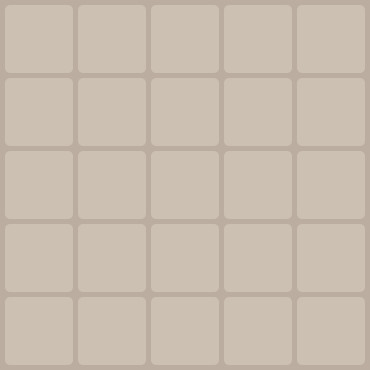
  <widget class="QGroupBox" name="gbxCheckerboard">
   <property name="enabled">
    <bool>false</bool>
   </property>
   <property name="geometry">
    <rect>
     <x>455</x>
     <y>310</y>
     <width>370</width>
     <height>370</height>
    </rect>
   </property>
   <property name="focusPolicy">
    <enum>Qt::NoFocus</enum>
   </property>
   <property name="styleSheet">
    <string notr="true">background-color: rgb(187,173,160);
border-radius: 5px;</string>
   </property>
   <property name="title">
    <string/>
   </property>
   <widget class="QPushButton" name="pBtn0">
    <property name="enabled">
     <bool>false</bool>
    </property>
    <property name="geometry">
     <rect>
      <x>5</x>
      <y>5</y>
      <width>68</width>
      <height>68</height>
     </rect>
    </property>
    <property name="font">
     <font>
      <family>NumberOnly</family>
      <pointsize>22</pointsize>
      <bold>true</bold>
     </font>
    </property>
    <property name="focusPolicy">
     <enum>Qt::NoFocus</enum>
    </property>
    <property name="styleSheet">
     <string notr="true">QPushButton
{
	color: rgb(115, 110, 100);
	background-color: rgb(204,192,178);
	border-radius: 5px;
}

QPushButton:hover
{
	background-color: rgb(219, 210, 200);
}

QPushButton:pressed
{
	background-color: rgb(187, 173, 160);
	padding-left: 3px;
	padding-top: 3px;
}</string>
    </property>
    <property name="text">
     <string/>
    </property>
    <property name="autoDefault">
     <bool>false</bool>
    </property>
    <property name="default">
     <bool>false</bool>
    </property>
    <property name="flat">
     <bool>true</bool>
    </property>
   </widget>
   <widget class="QPushButton" name="pBtn1">
    <property name="enabled">
     <bool>false</bool>
    </property>
    <property name="geometry">
     <rect>
      <x>78</x>
      <y>5</y>
      <width>68</width>
      <height>68</height>
     </rect>
    </property>
    <property name="font">
     <font>
      <family>NumberOnly</family>
      <pointsize>22</pointsize>
      <bold>true</bold>
     </font>
    </property>
    <property name="focusPolicy">
     <enum>Qt::NoFocus</enum>
    </property>
    <property name="styleSheet">
     <string notr="true">QPushButton
{
	color: rgb(115, 110, 100);
	background-color: rgb(204,192,178);
	border-radius: 5px;
}

QPushButton:hover
{
	background-color: rgb(219, 210, 200);
}

QPushButton:pressed
{
	background-color: rgb(187, 173, 160);
	padding-left: 3px;
	padding-top: 3px;
}</string>
    </property>
    <property name="text">
     <string/>
    </property>
    <property name="autoDefault">
     <bool>false</bool>
    </property>
    <property name="default">
     <bool>false</bool>
    </property>
    <property name="flat">
     <bool>true</bool>
    </property>
   </widget>
   <widget class="QPushButton" name="pBtn2">
    <property name="enabled">
     <bool>false</bool>
    </property>
    <property name="geometry">
     <rect>
      <x>151</x>
      <y>5</y>
      <width>68</width>
      <height>68</height>
     </rect>
    </property>
    <property name="font">
     <font>
      <family>NumberOnly</family>
      <pointsize>22</pointsize>
      <bold>true</bold>
     </font>
    </property>
    <property name="focusPolicy">
     <enum>Qt::NoFocus</enum>
    </property>
    <property name="styleSheet">
     <string notr="true">QPushButton
{
	color: rgb(115, 110, 100);
	background-color: rgb(204,192,178);
	border-radius: 5px;
}

QPushButton:hover
{
	background-color: rgb(219, 210, 200);
}

QPushButton:pressed
{
	background-color: rgb(187, 173, 160);
	padding-left: 3px;
	padding-top: 3px;
}</string>
    </property>
    <property name="text">
     <string/>
    </property>
    <property name="autoDefault">
     <bool>false</bool>
    </property>
    <property name="default">
     <bool>false</bool>
    </property>
    <property name="flat">
     <bool>true</bool>
    </property>
   </widget>
   <widget class="QPushButton" name="pBtn3">
    <property name="enabled">
     <bool>false</bool>
    </property>
    <property name="geometry">
     <rect>
      <x>224</x>
      <y>5</y>
      <width>68</width>
      <height>68</height>
     </rect>
    </property>
    <property name="font">
     <font>
      <family>NumberOnly</family>
      <pointsize>22</pointsize>
      <bold>true</bold>
     </font>
    </property>
    <property name="focusPolicy">
     <enum>Qt::NoFocus</enum>
    </property>
    <property name="styleSheet">
     <string notr="true">QPushButton
{
	color: rgb(115, 110, 100);
	background-color: rgb(204,192,178);
	border-radius: 5px;
}

QPushButton:hover
{
	background-color: rgb(219, 210, 200);
}

QPushButton:pressed
{
	background-color: rgb(187, 173, 160);
	padding-left: 3px;
	padding-top: 3px;
}</string>
    </property>
    <property name="text">
     <string/>
    </property>
    <property name="autoDefault">
     <bool>false</bool>
    </property>
    <property name="default">
     <bool>false</bool>
    </property>
    <property name="flat">
     <bool>true</bool>
    </property>
   </widget>
   <widget class="QPushButton" name="pBtn4">
    <property name="enabled">
     <bool>false</bool>
    </property>
    <property name="geometry">
     <rect>
      <x>297</x>
      <y>5</y>
      <width>68</width>
      <height>68</height>
     </rect>
    </property>
    <property name="font">
     <font>
      <family>NumberOnly</family>
      <pointsize>22</pointsize>
      <bold>true</bold>
     </font>
    </property>
    <property name="focusPolicy">
     <enum>Qt::NoFocus</enum>
    </property>
    <property name="styleSheet">
     <string notr="true">QPushButton
{
	color: rgb(115, 110, 100);
	background-color: rgb(204,192,178);
	border-radius: 5px;
}

QPushButton:hover
{
	background-color: rgb(219, 210, 200);
}

QPushButton:pressed
{
	background-color: rgb(187, 173, 160);
	padding-left: 3px;
	padding-top: 3px;
}</string>
    </property>
    <property name="text">
     <string/>
    </property>
    <property name="autoDefault">
     <bool>false</bool>
    </property>
    <property name="default">
     <bool>false</bool>
    </property>
    <property name="flat">
     <bool>true</bool>
    </property>
   </widget>
   <widget class="QPushButton" name="pBtn5">
    <property name="enabled">
     <bool>false</bool>
    </property>
    <property name="geometry">
     <rect>
      <x>5</x>
      <y>78</y>
      <width>68</width>
      <height>68</height>
     </rect>
    </property>
    <property name="font">
     <font>
      <family>NumberOnly</family>
      <pointsize>22</pointsize>
      <bold>true</bold>
     </font>
    </property>
    <property name="focusPolicy">
     <enum>Qt::NoFocus</enum>
    </property>
    <property name="styleSheet">
     <string notr="true">QPushButton
{
	color: rgb(115, 110, 100);
	background-color: rgb(204,192,178);
	border-radius: 5px;
}

QPushButton:hover
{
	background-color: rgb(219, 210, 200);
}

QPushButton:pressed
{
	background-color: rgb(187, 173, 160);
	padding-left: 3px;
	padding-top: 3px;
}</string>
    </property>
    <property name="text">
     <string/>
    </property>
    <property name="autoDefault">
     <bool>false</bool>
    </property>
    <property name="default">
     <bool>false</bool>
    </property>
    <property name="flat">
     <bool>true</bool>
    </property>
   </widget>
   <widget class="QPushButton" name="pBtn8">
    <property name="enabled">
     <bool>false</bool>
    </property>
    <property name="geometry">
     <rect>
      <x>224</x>
      <y>78</y>
      <width>68</width>
      <height>68</height>
     </rect>
    </property>
    <property name="font">
     <font>
      <family>NumberOnly</family>
      <pointsize>22</pointsize>
      <bold>true</bold>
     </font>
    </property>
    <property name="focusPolicy">
     <enum>Qt::NoFocus</enum>
    </property>
    <property name="styleSheet">
     <string notr="true">QPushButton
{
	color: rgb(115, 110, 100);
	background-color: rgb(204,192,178);
	border-radius: 5px;
}

QPushButton:hover
{
	background-color: rgb(219, 210, 200);
}

QPushButton:pressed
{
	background-color: rgb(187, 173, 160);
	padding-left: 3px;
	padding-top: 3px;
}</string>
    </property>
    <property name="text">
     <string/>
    </property>
    <property name="autoDefault">
     <bool>false</bool>
    </property>
    <property name="default">
     <bool>false</bool>
    </property>
    <property name="flat">
     <bool>true</bool>
    </property>
   </widget>
   <widget class="QPushButton" name="pBtn6">
    <property name="enabled">
     <bool>false</bool>
    </property>
    <property name="geometry">
     <rect>
      <x>78</x>
      <y>78</y>
      <width>68</width>
      <height>68</height>
     </rect>
    </property>
    <property name="font">
     <font>
      <family>NumberOnly</family>
      <pointsize>22</pointsize>
      <bold>true</bold>
     </font>
    </property>
    <property name="focusPolicy">
     <enum>Qt::NoFocus</enum>
    </property>
    <property name="styleSheet">
     <string notr="true">QPushButton
{
	color: rgb(115, 110, 100);
	background-color: rgb(204,192,178);
	border-radius: 5px;
}

QPushButton:hover
{
	background-color: rgb(219, 210, 200);
}

QPushButton:pressed
{
	background-color: rgb(187, 173, 160);
	padding-left: 3px;
	padding-top: 3px;
}</string>
    </property>
    <property name="text">
     <string/>
    </property>
    <property name="autoDefault">
     <bool>false</bool>
    </property>
    <property name="default">
     <bool>false</bool>
    </property>
    <property name="flat">
     <bool>true</bool>
    </property>
   </widget>
   <widget class="QPushButton" name="pBtn9">
    <property name="enabled">
     <bool>false</bool>
    </property>
    <property name="geometry">
     <rect>
      <x>297</x>
      <y>78</y>
      <width>68</width>
      <height>68</height>
     </rect>
    </property>
    <property name="font">
     <font>
      <family>NumberOnly</family>
      <pointsize>22</pointsize>
      <bold>true</bold>
     </font>
    </property>
    <property name="focusPolicy">
     <enum>Qt::NoFocus</enum>
    </property>
    <property name="styleSheet">
     <string notr="true">QPushButton
{
	color: rgb(115, 110, 100);
	background-color: rgb(204,192,178);
	border-radius: 5px;
}

QPushButton:hover
{
	background-color: rgb(219, 210, 200);
}

QPushButton:pressed
{
	background-color: rgb(187, 173, 160);
	padding-left: 3px;
	padding-top: 3px;
}</string>
    </property>
    <property name="text">
     <string/>
    </property>
    <property name="autoDefault">
     <bool>false</bool>
    </property>
    <property name="default">
     <bool>false</bool>
    </property>
    <property name="flat">
     <bool>true</bool>
    </property>
   </widget>
   <widget class="QPushButton" name="pBtn7">
    <property name="enabled">
     <bool>false</bool>
    </property>
    <property name="geometry">
     <rect>
      <x>151</x>
      <y>78</y>
      <width>68</width>
      <height>68</height>
     </rect>
    </property>
    <property name="font">
     <font>
      <family>NumberOnly</family>
      <pointsize>22</pointsize>
      <bold>true</bold>
     </font>
    </property>
    <property name="focusPolicy">
     <enum>Qt::NoFocus</enum>
    </property>
    <property name="styleSheet">
     <string notr="true">QPushButton
{
	color: rgb(115, 110, 100);
	background-color: rgb(204,192,178);
	border-radius: 5px;
}

QPushButton:hover
{
	background-color: rgb(219, 210, 200);
}

QPushButton:pressed
{
	background-color: rgb(187, 173, 160);
	padding-left: 3px;
	padding-top: 3px;
}</string>
    </property>
    <property name="text">
     <string/>
    </property>
    <property name="autoDefault">
     <bool>false</bool>
    </property>
    <property name="default">
     <bool>false</bool>
    </property>
    <property name="flat">
     <bool>true</bool>
    </property>
   </widget>
   <widget class="QPushButton" name="pBtn10">
    <property name="enabled">
     <bool>false</bool>
    </property>
    <property name="geometry">
     <rect>
      <x>5</x>
      <y>151</y>
      <width>68</width>
      <height>68</height>
     </rect>
    </property>
    <property name="font">
     <font>
      <family>NumberOnly</family>
      <pointsize>22</pointsize>
      <bold>true</bold>
     </font>
    </property>
    <property name="focusPolicy">
     <enum>Qt::NoFocus</enum>
    </property>
    <property name="styleSheet">
     <string notr="true">QPushButton
{
	color: rgb(115, 110, 100);
	background-color: rgb(204,192,178);
	border-radius: 5px;
}

QPushButton:hover
{
	background-color: rgb(219, 210, 200);
}

QPushButton:pressed
{
	background-color: rgb(187, 173, 160);
	padding-left: 3px;
	padding-top: 3px;
}</string>
    </property>
    <property name="text">
     <string/>
    </property>
    <property name="autoDefault">
     <bool>false</bool>
    </property>
    <property name="default">
     <bool>false</bool>
    </property>
    <property name="flat">
     <bool>true</bool>
    </property>
   </widget>
   <widget class="QPushButton" name="pBtn14">
    <property name="enabled">
     <bool>false</bool>
    </property>
    <property name="geometry">
     <rect>
      <x>297</x>
      <y>151</y>
      <width>68</width>
      <height>68</height>
     </rect>
    </property>
    <property name="font">
     <font>
      <family>NumberOnly</family>
      <pointsize>22</pointsize>
      <bold>true</bold>
     </font>
    </property>
    <property name="focusPolicy">
     <enum>Qt::NoFocus</enum>
    </property>
    <property name="styleSheet">
     <string notr="true">QPushButton
{
	color: rgb(115, 110, 100);
	background-color: rgb(204,192,178);
	border-radius: 5px;
}

QPushButton:hover
{
	background-color: rgb(219, 210, 200);
}

QPushButton:pressed
{
	background-color: rgb(187, 173, 160);
	padding-left: 3px;
	padding-top: 3px;
}</string>
    </property>
    <property name="text">
     <string/>
    </property>
    <property name="autoDefault">
     <bool>false</bool>
    </property>
    <property name="default">
     <bool>false</bool>
    </property>
    <property name="flat">
     <bool>true</bool>
    </property>
   </widget>
   <widget class="QPushButton" name="pBtn11">
    <property name="enabled">
     <bool>false</bool>
    </property>
    <property name="geometry">
     <rect>
      <x>78</x>
      <y>151</y>
      <width>68</width>
      <height>68</height>
     </rect>
    </property>
    <property name="font">
     <font>
      <family>NumberOnly</family>
      <pointsize>22</pointsize>
      <bold>true</bold>
     </font>
    </property>
    <property name="focusPolicy">
     <enum>Qt::NoFocus</enum>
    </property>
    <property name="styleSheet">
     <string notr="true">QPushButton
{
	color: rgb(115, 110, 100);
	background-color: rgb(204,192,178);
	border-radius: 5px;
}

QPushButton:hover
{
	background-color: rgb(219, 210, 200);
}

QPushButton:pressed
{
	background-color: rgb(187, 173, 160);
	padding-left: 3px;
	padding-top: 3px;
}</string>
    </property>
    <property name="text">
     <string/>
    </property>
    <property name="autoDefault">
     <bool>false</bool>
    </property>
    <property name="default">
     <bool>false</bool>
    </property>
    <property name="flat">
     <bool>true</bool>
    </property>
   </widget>
   <widget class="QPushButton" name="pBtn15">
    <property name="enabled">
     <bool>false</bool>
    </property>
    <property name="geometry">
     <rect>
      <x>5</x>
      <y>224</y>
      <width>68</width>
      <height>68</height>
     </rect>
    </property>
    <property name="font">
     <font>
      <family>NumberOnly</family>
      <pointsize>22</pointsize>
      <bold>true</bold>
     </font>
    </property>
    <property name="focusPolicy">
     <enum>Qt::NoFocus</enum>
    </property>
    <property name="styleSheet">
     <string notr="true">QPushButton
{
	color: rgb(115, 110, 100);
	background-color: rgb(204,192,178);
	border-radius: 5px;
}

QPushButton:hover
{
	background-color: rgb(219, 210, 200);
}

QPushButton:pressed
{
	background-color: rgb(187, 173, 160);
	padding-left: 3px;
	padding-top: 3px;
}</string>
    </property>
    <property name="text">
     <string/>
    </property>
    <property name="autoDefault">
     <bool>false</bool>
    </property>
    <property name="default">
     <bool>false</bool>
    </property>
    <property name="flat">
     <bool>true</bool>
    </property>
   </widget>
   <widget class="QPushButton" name="pBtn13">
    <property name="enabled">
     <bool>false</bool>
    </property>
    <property name="geometry">
     <rect>
      <x>224</x>
      <y>151</y>
      <width>68</width>
      <height>68</height>
     </rect>
    </property>
    <property name="font">
     <font>
      <family>NumberOnly</family>
      <pointsize>22</pointsize>
      <bold>true</bold>
     </font>
    </property>
    <property name="focusPolicy">
     <enum>Qt::NoFocus</enum>
    </property>
    <property name="styleSheet">
     <string notr="true">QPushButton
{
	color: rgb(115, 110, 100);
	background-color: rgb(204,192,178);
	border-radius: 5px;
}

QPushButton:hover
{
	background-color: rgb(219, 210, 200);
}

QPushButton:pressed
{
	background-color: rgb(187, 173, 160);
	padding-left: 3px;
	padding-top: 3px;
}</string>
    </property>
    <property name="text">
     <string/>
    </property>
    <property name="autoDefault">
     <bool>false</bool>
    </property>
    <property name="default">
     <bool>false</bool>
    </property>
    <property name="flat">
     <bool>true</bool>
    </property>
   </widget>
   <widget class="QPushButton" name="pBtn12">
    <property name="enabled">
     <bool>false</bool>
    </property>
    <property name="geometry">
     <rect>
      <x>151</x>
      <y>151</y>
      <width>68</width>
      <height>68</height>
     </rect>
    </property>
    <property name="font">
     <font>
      <family>NumberOnly</family>
      <pointsize>22</pointsize>
      <bold>true</bold>
     </font>
    </property>
    <property name="focusPolicy">
     <enum>Qt::NoFocus</enum>
    </property>
    <property name="styleSheet">
     <string notr="true">QPushButton
{
	color: rgb(115, 110, 100);
	background-color: rgb(204,192,178);
	border-radius: 5px;
}

QPushButton:hover
{
	background-color: rgb(219, 210, 200);
}

QPushButton:pressed
{
	background-color: rgb(187, 173, 160);
	padding-left: 3px;
	padding-top: 3px;
}</string>
    </property>
    <property name="text">
     <string/>
    </property>
    <property name="autoDefault">
     <bool>false</bool>
    </property>
    <property name="default">
     <bool>false</bool>
    </property>
    <property name="flat">
     <bool>true</bool>
    </property>
   </widget>
   <widget class="QPushButton" name="pBtn16">
    <property name="enabled">
     <bool>false</bool>
    </property>
    <property name="geometry">
     <rect>
      <x>78</x>
      <y>224</y>
      <width>68</width>
      <height>68</height>
     </rect>
    </property>
    <property name="font">
     <font>
      <family>NumberOnly</family>
      <pointsize>22</pointsize>
      <bold>true</bold>
     </font>
    </property>
    <property name="focusPolicy">
     <enum>Qt::NoFocus</enum>
    </property>
    <property name="styleSheet">
     <string notr="true">QPushButton
{
	color: rgb(115, 110, 100);
	background-color: rgb(204,192,178);
	border-radius: 5px;
}

QPushButton:hover
{
	background-color: rgb(219, 210, 200);
}

QPushButton:pressed
{
	background-color: rgb(187, 173, 160);
	padding-left: 3px;
	padding-top: 3px;
}</string>
    </property>
    <property name="text">
     <string/>
    </property>
    <property name="autoDefault">
     <bool>false</bool>
    </property>
    <property name="default">
     <bool>false</bool>
    </property>
    <property name="flat">
     <bool>true</bool>
    </property>
   </widget>
   <widget class="QPushButton" name="pBtn17">
    <property name="enabled">
     <bool>false</bool>
    </property>
    <property name="geometry">
     <rect>
      <x>151</x>
      <y>224</y>
      <width>68</width>
      <height>68</height>
     </rect>
    </property>
    <property name="font">
     <font>
      <family>NumberOnly</family>
      <pointsize>22</pointsize>
      <bold>true</bold>
     </font>
    </property>
    <property name="focusPolicy">
     <enum>Qt::NoFocus</enum>
    </property>
    <property name="styleSheet">
     <string notr="true">QPushButton
{
	color: rgb(115, 110, 100);
	background-color: rgb(204,192,178);
	border-radius: 5px;
}

QPushButton:hover
{
	background-color: rgb(219, 210, 200);
}

QPushButton:pressed
{
	background-color: rgb(187, 173, 160);
	padding-left: 3px;
	padding-top: 3px;
}</string>
    </property>
    <property name="text">
     <string/>
    </property>
    <property name="autoDefault">
     <bool>false</bool>
    </property>
    <property name="default">
     <bool>false</bool>
    </property>
    <property name="flat">
     <bool>true</bool>
    </property>
   </widget>
   <widget class="QPushButton" name="pBtn18">
    <property name="enabled">
     <bool>false</bool>
    </property>
    <property name="geometry">
     <rect>
      <x>224</x>
      <y>224</y>
      <width>68</width>
      <height>68</height>
     </rect>
    </property>
    <property name="font">
     <font>
      <family>NumberOnly</family>
      <pointsize>22</pointsize>
      <bold>true</bold>
     </font>
    </property>
    <property name="focusPolicy">
     <enum>Qt::NoFocus</enum>
    </property>
    <property name="styleSheet">
     <string notr="true">QPushButton
{
	color: rgb(115, 110, 100);
	background-color: rgb(204,192,178);
	border-radius: 5px;
}

QPushButton:hover
{
	background-color: rgb(219, 210, 200);
}

QPushButton:pressed
{
	background-color: rgb(187, 173, 160);
	padding-left: 3px;
	padding-top: 3px;
}</string>
    </property>
    <property name="text">
     <string/>
    </property>
    <property name="autoDefault">
     <bool>false</bool>
    </property>
    <property name="default">
     <bool>false</bool>
    </property>
    <property name="flat">
     <bool>true</bool>
    </property>
   </widget>
   <widget class="QPushButton" name="pBtn19">
    <property name="enabled">
     <bool>false</bool>
    </property>
    <property name="geometry">
     <rect>
      <x>297</x>
      <y>224</y>
      <width>68</width>
      <height>68</height>
     </rect>
    </property>
    <property name="font">
     <font>
      <family>NumberOnly</family>
      <pointsize>22</pointsize>
      <bold>true</bold>
     </font>
    </property>
    <property name="focusPolicy">
     <enum>Qt::NoFocus</enum>
    </property>
    <property name="styleSheet">
     <string notr="true">QPushButton
{
	color: rgb(115, 110, 100);
	background-color: rgb(204,192,178);
	border-radius: 5px;
}

QPushButton:hover
{
	background-color: rgb(219, 210, 200);
}

QPushButton:pressed
{
	background-color: rgb(187, 173, 160);
	padding-left: 3px;
	padding-top: 3px;
}</string>
    </property>
    <property name="text">
     <string/>
    </property>
    <property name="autoDefault">
     <bool>false</bool>
    </property>
    <property name="default">
     <bool>false</bool>
    </property>
    <property name="flat">
     <bool>true</bool>
    </property>
   </widget>
   <widget class="QPushButton" name="pBtn20">
    <property name="enabled">
     <bool>false</bool>
    </property>
    <property name="geometry">
     <rect>
      <x>5</x>
      <y>297</y>
      <width>68</width>
      <height>68</height>
     </rect>
    </property>
    <property name="font">
     <font>
      <family>NumberOnly</family>
      <pointsize>22</pointsize>
      <bold>true</bold>
     </font>
    </property>
    <property name="focusPolicy">
     <enum>Qt::NoFocus</enum>
    </property>
    <property name="styleSheet">
     <string notr="true">QPushButton
{
	color: rgb(115, 110, 100);
	background-color: rgb(204,192,178);
	border-radius: 5px;
}

QPushButton:hover
{
	background-color: rgb(219, 210, 200);
}

QPushButton:pressed
{
	background-color: rgb(187, 173, 160);
	padding-left: 3px;
	padding-top: 3px;
}</string>
    </property>
    <property name="text">
     <string/>
    </property>
    <property name="autoDefault">
     <bool>false</bool>
    </property>
    <property name="default">
     <bool>false</bool>
    </property>
    <property name="flat">
     <bool>true</bool>
    </property>
   </widget>
   <widget class="QPushButton" name="pBtn21">
    <property name="enabled">
     <bool>false</bool>
    </property>
    <property name="geometry">
     <rect>
      <x>78</x>
      <y>297</y>
      <width>68</width>
      <height>68</height>
     </rect>
    </property>
    <property name="font">
     <font>
      <family>NumberOnly</family>
      <pointsize>22</pointsize>
      <bold>true</bold>
     </font>
    </property>
    <property name="focusPolicy">
     <enum>Qt::NoFocus</enum>
    </property>
    <property name="styleSheet">
     <string notr="true">QPushButton
{
	color: rgb(115, 110, 100);
	background-color: rgb(204,192,178);
	border-radius: 5px;
}

QPushButton:hover
{
	background-color: rgb(219, 210, 200);
}

QPushButton:pressed
{
	background-color: rgb(187, 173, 160);
	padding-left: 3px;
	padding-top: 3px;
}</string>
    </property>
    <property name="text">
     <string/>
    </property>
    <property name="autoDefault">
     <bool>false</bool>
    </property>
    <property name="default">
     <bool>false</bool>
    </property>
    <property name="flat">
     <bool>true</bool>
    </property>
   </widget>
   <widget class="QPushButton" name="pBtn22">
    <property name="enabled">
     <bool>false</bool>
    </property>
    <property name="geometry">
     <rect>
      <x>151</x>
      <y>297</y>
      <width>68</width>
      <height>68</height>
     </rect>
    </property>
    <property name="font">
     <font>
      <family>NumberOnly</family>
      <pointsize>22</pointsize>
      <bold>true</bold>
     </font>
    </property>
    <property name="focusPolicy">
     <enum>Qt::NoFocus</enum>
    </property>
    <property name="styleSheet">
     <string notr="true">QPushButton
{
	color: rgb(115, 110, 100);
	background-color: rgb(204,192,178);
	border-radius: 5px;
}

QPushButton:hover
{
	background-color: rgb(219, 210, 200);
}

QPushButton:pressed
{
	background-color: rgb(187, 173, 160);
	padding-left: 3px;
	padding-top: 3px;
}</string>
    </property>
    <property name="text">
     <string/>
    </property>
    <property name="autoDefault">
     <bool>false</bool>
    </property>
    <property name="default">
     <bool>false</bool>
    </property>
    <property name="flat">
     <bool>true</bool>
    </property>
   </widget>
   <widget class="QPushButton" name="pBtn23">
    <property name="enabled">
     <bool>false</bool>
    </property>
    <property name="geometry">
     <rect>
      <x>224</x>
      <y>297</y>
      <width>68</width>
      <height>68</height>
     </rect>
    </property>
    <property name="font">
     <font>
      <family>NumberOnly</family>
      <pointsize>22</pointsize>
      <bold>true</bold>
     </font>
    </property>
    <property name="focusPolicy">
     <enum>Qt::NoFocus</enum>
    </property>
    <property name="styleSheet">
     <string notr="true">QPushButton
{
	color: rgb(115, 110, 100);
	background-color: rgb(204,192,178);
	border-radius: 5px;
}

QPushButton:hover
{
	background-color: rgb(219, 210, 200);
}

QPushButton:pressed
{
	background-color: rgb(187, 173, 160);
	padding-left: 3px;
	padding-top: 3px;
}</string>
    </property>
    <property name="text">
     <string/>
    </property>
    <property name="autoDefault">
     <bool>false</bool>
    </property>
    <property name="default">
     <bool>false</bool>
    </property>
    <property name="flat">
     <bool>true</bool>
    </property>
   </widget>
   <widget class="QPushButton" name="pBtn24">
    <property name="enabled">
     <bool>false</bool>
    </property>
    <property name="geometry">
     <rect>
      <x>297</x>
      <y>297</y>
      <width>68</width>
      <height>68</height>
     </rect>
    </property>
    <property name="font">
     <font>
      <family>NumberOnly</family>
      <pointsize>22</pointsize>
      <bold>true</bold>
     </font>
    </property>
    <property name="focusPolicy">
     <enum>Qt::NoFocus</enum>
    </property>
    <property name="styleSheet">
     <string notr="true">QPushButton
{
	color: rgb(115, 110, 100);
	background-color: rgb(204,192,178);
	border-radius: 5px;
}

QPushButton:hover
{
	background-color: rgb(219, 210, 200);
}

QPushButton:pressed
{
	background-color: rgb(187, 173, 160);
	padding-left: 3px;
	padding-top: 3px;
}</string>
    </property>
    <property name="text">
     <string/>
    </property>
    <property name="autoDefault">
     <bool>false</bool>
    </property>
    <property name="default">
     <bool>false</bool>
    </property>
    <property name="flat">
     <bool>true</bool>
    </property>
   </widget>
   <zorder>pBtn0</zorder>
   <zorder>pBtn1</zorder>
   <zorder>pBtn2</zorder>
   <zorder>pBtn3</zorder>
   <zorder>pBtn4</zorder>
   <zorder>pBtn8</zorder>
   <zorder>pBtn6</zorder>
   <zorder>pBtn9</zorder>
   <zorder>pBtn7</zorder>
   <zorder>pBtn10</zorder>
   <zorder>pBtn14</zorder>
   <zorder>pBtn11</zorder>
   <zorder>pBtn15</zorder>
   <zorder>pBtn13</zorder>
   <zorder>pBtn12</zorder>
   <zorder>pBtn16</zorder>
   <zorder>pBtn17</zorder>
   <zorder>pBtn18</zorder>
   <zorder>pBtn19</zorder>
   <zorder>pBtn20</zorder>
   <zorder>pBtn21</zorder>
   <zorder>pBtn22</zorder>
   <zorder>pBtn23</zorder>
   <zorder>pBtn24</zorder>
   <zorder>pBtn5</zorder>
  </widget>
